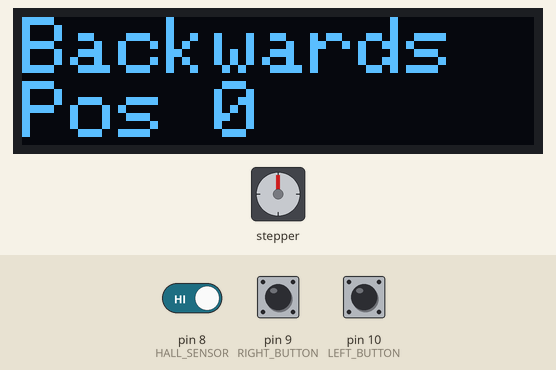
Recording of a sketch running on a simulated Arduino Uno, built with avr-gcc and run on an emulated ATmega328P. On the bench: stepper motor, 128×32 one-colour display. Wiring (inferred from the names in the program): stepper motor (2048 steps per turn assumed): coils pin 2, pin 4, pin 3, pin 5. The inputs (shaded band) are chosen by the test bench; at power-on: pin 9 (RIGHT_BUTTON) HIGH, pin 10 (LEFT_BUTTON) HIGH, pin 8 (HALL_SENSOR) HIGH.

Above: at 4.3 s.
4.4 s: pin 9 (RIGHT_BUTTON) pulled LOW for 1 s
At 6.5 s:
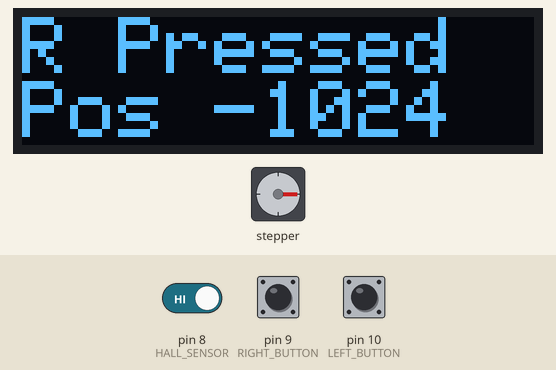
7.0 s: pin 10 (LEFT_BUTTON) pulled LOW for 3.2 s
At 11.1 s:
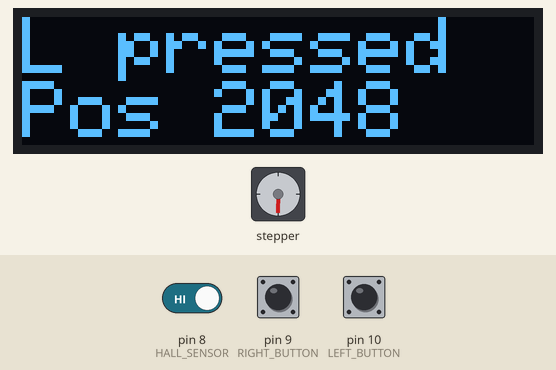
11.7 s: pin 8 (HALL_SENSOR) driven LOW
At 12.5 s:
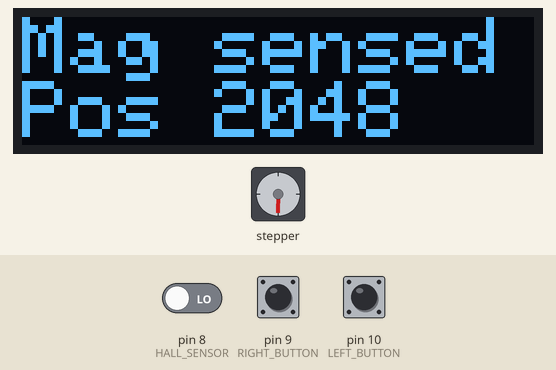
13.2 s: pin 8 (HALL_SENSOR) driven HIGH
At 13.6 s:
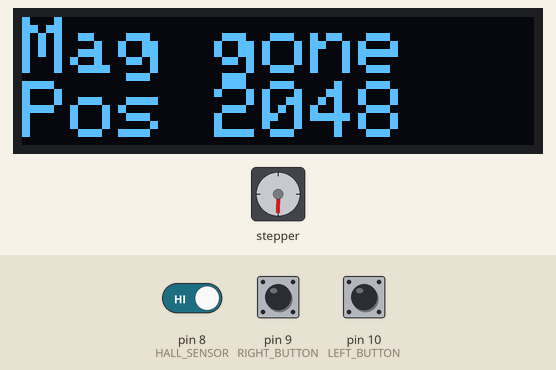
14.7 s: pin 10 (LEFT_BUTTON) pulled LOW for 0.15 s
At 16.4 s:
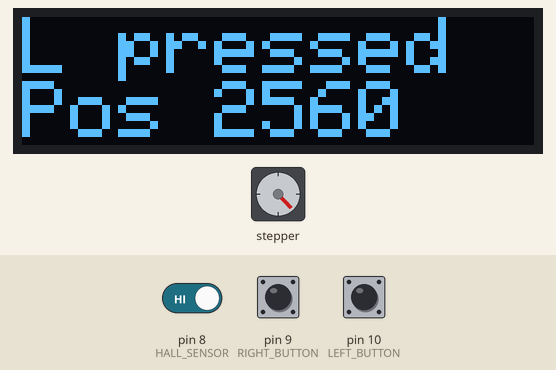
16.7 s: pin 9 (RIGHT_BUTTON) pulled LOW for 3.2 s
At 20.8 s:
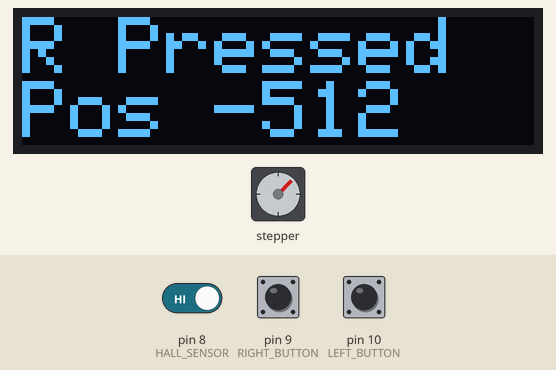
Timing chart, 0 to 22.3 s (numbered marks = the images above; inputs shaded):
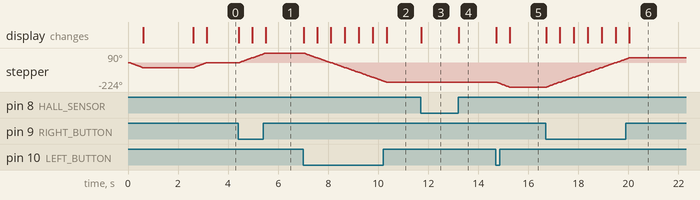

The sketch:

tester2.ino
```cpp
#include <SPI.h>
#include <Wire.h>
#include <Adafruit_GFX.h>
#include <Adafruit_SSD1306.h>

#define SCREEN_WIDTH 128 // OLED display width, in pixels
#define SCREEN_HEIGHT 32 // OLED display height, in pixels

#define OLED_RESET     -1 // Reset pin # (or -1 if sharing Arduino reset pin)
#define SCREEN_ADDRESS 0x3C ///< See datasheet for Address; 0x3D for 128x64, 0x3C for 128x32
Adafruit_SSD1306 display(SCREEN_WIDTH, SCREEN_HEIGHT, &Wire, OLED_RESET);

//const int stepsPerRevolution = 2048*2;
const int stepsPerRevolution = 2048;
//950 is the smallest microsecond delay between steps that would work reliably with the stepper motor.
int usStepperDelay = 1000;
int testSteps = 512;

#define STEPPER_IN1  2
#define STEPPER_IN2  4
#define STEPPER_IN3  3
#define STEPPER_IN4  5

#define LEFT_BUTTON 10
#define RIGHT_BUTTON 9

#define HALL_SENSOR 8

int nextStep = 0;
int position = 0;

bool hallSensorState;
bool newHallSensorState;

void setup() {
  // put your setup code here, to run once:
  Serial.begin(9600);

  // SSD1306_SWITCHCAPVCC = generate display voltage from 3.3V internally
  if(!display.begin(SSD1306_SWITCHCAPVCC, SCREEN_ADDRESS)) {
    Serial.println(F("SSD1306 allocation failed"));
    for(;;); // Don't proceed, loop forever
  }
  display.clearDisplay();
  display.display();
  display.dim(true);
  //display.setFont(ArialMT_Plain_10);

  pinMode(STEPPER_IN1, OUTPUT);
  pinMode(STEPPER_IN2, OUTPUT);
  pinMode(STEPPER_IN3, OUTPUT);
  pinMode(STEPPER_IN4, OUTPUT);

  pinMode(LEFT_BUTTON,INPUT);
  pinMode(RIGHT_BUTTON,INPUT);

  hallSensorState = digitalRead(HALL_SENSOR);

  displayPrint("Forwards",2,0);
  stepper(testSteps);
  delay(2000);
  displayPrint("Backwards",2,0);
  stepper(-testSteps);
  disengage();
}

void loop() {

  if(digitalRead(LEFT_BUTTON) == LOW){
    displayPrint("L pressed",2,0);
    stepper(testSteps);
    disengage();
  }
  if(digitalRead(RIGHT_BUTTON) == LOW){
    displayPrint("R Pressed",2,0);
    stepper(-testSteps);
    disengage();
  }

  newHallSensorState = digitalRead(HALL_SENSOR);
  if(newHallSensorState != hallSensorState){
    if(newHallSensorState == LOW){
      displayPrint("Mag sensed",2,0);
    } else {
      displayPrint("Mag gone",2,0);
    }
    hallSensorState = newHallSensorState;
  }


}

void disengage(){
  digitalWrite(STEPPER_IN1, LOW);
  digitalWrite(STEPPER_IN2, LOW);
  digitalWrite(STEPPER_IN3, LOW);
  digitalWrite(STEPPER_IN4, LOW);
}

void stepper_init(){
  digitalWrite(STEPPER_IN1, LOW);
  digitalWrite(STEPPER_IN2, LOW);
  digitalWrite(STEPPER_IN3, LOW);
  digitalWrite(STEPPER_IN4, HIGH);
}

char msg[11];

void stepper(int steps){
  for (int x=0;x<abs(steps);x++){
    if(steps < 0 ) {
      step(false);
    } else {
      step(true);
    }
  }
  sprintf(msg,"Pos %d",position);
  displayPrint(msg,2,1);
}

void step(bool forward){
  if(forward) {
    nextStep++;
    position++;
  } else {
    nextStep--;
    position--;
  }
  if(nextStep>7){nextStep=0;}
  if(nextStep<0){nextStep=7; }

  delayMicroseconds(usStepperDelay);
  switch(nextStep){
    case 0:
      digitalWrite(STEPPER_IN1, LOW);
      digitalWrite(STEPPER_IN2, LOW);
      digitalWrite(STEPPER_IN3, LOW);
      digitalWrite(STEPPER_IN4, HIGH);
      break;
    case 1:
      digitalWrite(STEPPER_IN1, LOW);
      digitalWrite(STEPPER_IN2, LOW);
      digitalWrite(STEPPER_IN3, HIGH);
      digitalWrite(STEPPER_IN4, HIGH);
      break;
    case 2:
      digitalWrite(STEPPER_IN1, LOW);
      digitalWrite(STEPPER_IN2, LOW);
      digitalWrite(STEPPER_IN3, HIGH);
      digitalWrite(STEPPER_IN4, LOW);
      break;
    case 3:
      digitalWrite(STEPPER_IN1, LOW);
      digitalWrite(STEPPER_IN2, HIGH);
      digitalWrite(STEPPER_IN3, HIGH);
      digitalWrite(STEPPER_IN4, LOW);
      break;
    case 4:
      digitalWrite(STEPPER_IN1, LOW);
      digitalWrite(STEPPER_IN2, HIGH);
      digitalWrite(STEPPER_IN3, LOW);
      digitalWrite(STEPPER_IN4, LOW);
      break;
    case 5:
      digitalWrite(STEPPER_IN1, HIGH);
      digitalWrite(STEPPER_IN2, HIGH);
      digitalWrite(STEPPER_IN3, LOW);
      digitalWrite(STEPPER_IN4, LOW);
      break;
    case 6:
      digitalWrite(STEPPER_IN1, HIGH);
      digitalWrite(STEPPER_IN2, LOW);
      digitalWrite(STEPPER_IN3, LOW);
      digitalWrite(STEPPER_IN4, LOW);
      break;
    case 7:
      digitalWrite(STEPPER_IN1, HIGH);
      digitalWrite(STEPPER_IN2, LOW);
      digitalWrite(STEPPER_IN3, LOW);
      digitalWrite(STEPPER_IN4, HIGH);
      break;
    default:
      digitalWrite(STEPPER_IN1, LOW);
      digitalWrite(STEPPER_IN2, LOW);
      digitalWrite(STEPPER_IN3, LOW);
      digitalWrite(STEPPER_IN4, LOW);
      break;
  }
}


char blankLine_size1[21]="                    ";
char blankLine_size2[11]="          ";

void displayPrint(char *message,int size, int line) {
  //Serial.print(message);
  int lineHeight = size * 8;

  char *blankline;
  if(size == 1){
    blankline = blankLine_size1;
  } else {
    blankline = blankLine_size2;
  }
  display.setTextSize(size);

  display.setTextColor(SSD1306_WHITE,0);        // Draw white text in opaque mode
  display.setCursor(0,line * lineHeight);             // Start at top-left corner
  display.print(blankline);
  display.setCursor(0,line * lineHeight);             // Start at top-left corner
  display.print(message);
  display.display();
}
```

Measured:
- after the input at 4.4 s, stepper: turns 90° clockwise in 1.1 s, starting at once; the display: first changes at once (image 1 shows a later state)
- after the input at 7.0 s, stepper: turns 269° counter-clockwise in 3.3 s, starting at once; the display: first changes at once (image 2 shows a later state)
- after the input at 11.7 s, the display: changes at once (image 3)
- after the input at 13.2 s, the display: changes at once (image 4)
- after the input at 14.7 s, stepper: turns 45° counter-clockwise in 0.50 s, starting at once; the display: first changes at once (image 5 shows a later state)
- after the input at 16.7 s, stepper: turns 269° clockwise in 3.3 s, starting at once; the display: first changes at once (image 6 shows a later state)
